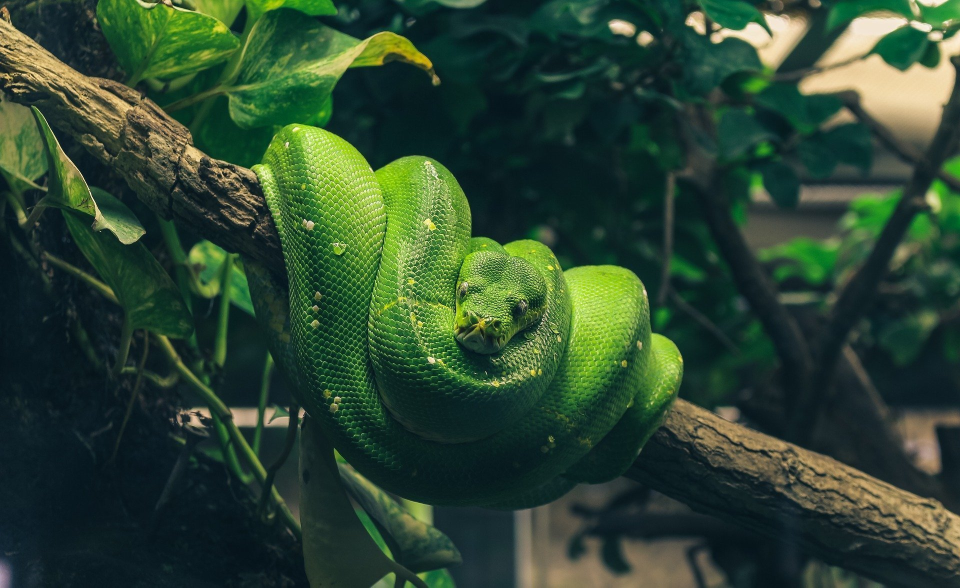
#> input picture imagenes/python.jpg, 1920 x 1175 px (shown at 1/2 size)
$ python rotate.py --image imagenes/python.jpg
#> lines starting #> are read from the running program, lines starting #| are printed output that depends on the picture
import numpy as np
import argparse
import imutils
import cv2

# libreria definir argumentos externos de ejecución //ejm:python load_display_save.py -i ./python.jpg
ap = argparse.ArgumentParser()
ap.add_argument("-i", "--image", required=True, help="Path to the image")
# se almacena en un diccinario todos los parametros de entrada que el
args = vars(ap.parse_args())
# entonces despues del código anterior debemos ejecutar este archivo pasando
# argumentos definidos anteriormente


image = cv2.imread(args["image"])
#> image is the input picture: shape (1175, 1920, 3); mean B, G, R 49.7, 70.4, 45.8
cv2.imshow("Original", image)
cv2.waitKey(0)

#las dos siguientes lineas es para sacar el centro de la imagen
(h, w) = image.shape[:2]
#> h = 1175; w = 1920
center = (w//2, h//2) # se usa // para asegurarnos de que la division nos entregue un entero
#> center = (960, 587)

M = cv2.getRotationMatrix2D(center, 45, 1.0)
#esta funcion recibe, el punto el cual usaremos para rotar la imagen a su alrededor, luego los grados
#en este caso son 45 grados y el 3 parametro significa que usaremos las mismas dimensiones de la imagen
rotated = cv2.warpAffine(image, M,(w,h))
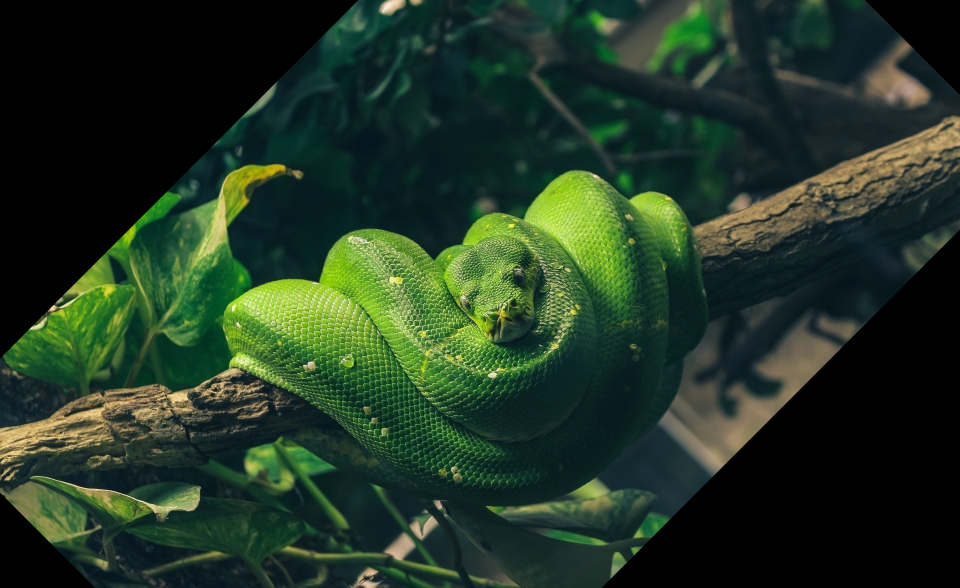
#> rotated: shape (1175, 1920, 3) (shown at 1/2 size); mean B, G, R 36.1, 54.5, 34.7
cv2.imshow("Rotated by 45 Degress", rotated)
cv2.waitKey(0)

M = cv2.getRotationMatrix2D(center, -90, 1.0)
rotated = cv2.warpAffine(image, M, (w,h))
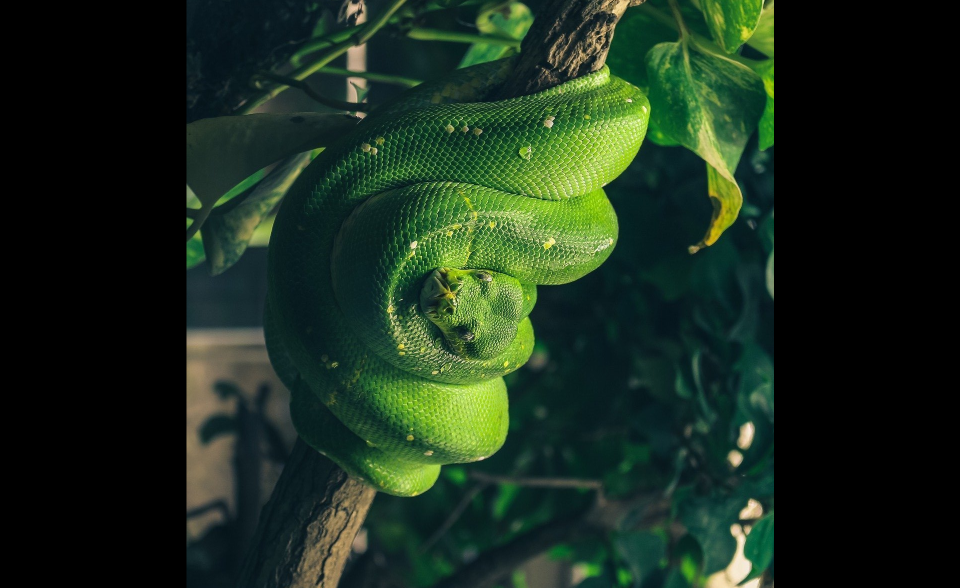
#> rotated: shape (1175, 1920, 3) (shown at 1/2 size); mean B, G, R 29, 44.7, 26.7
cv2.imshow("Rotated by -90 Degrees", rotated)
cv2.waitKey(0)

###aplicando la funcion creada en el archivo imutils
rotated = imutils.rotate(image, 180)
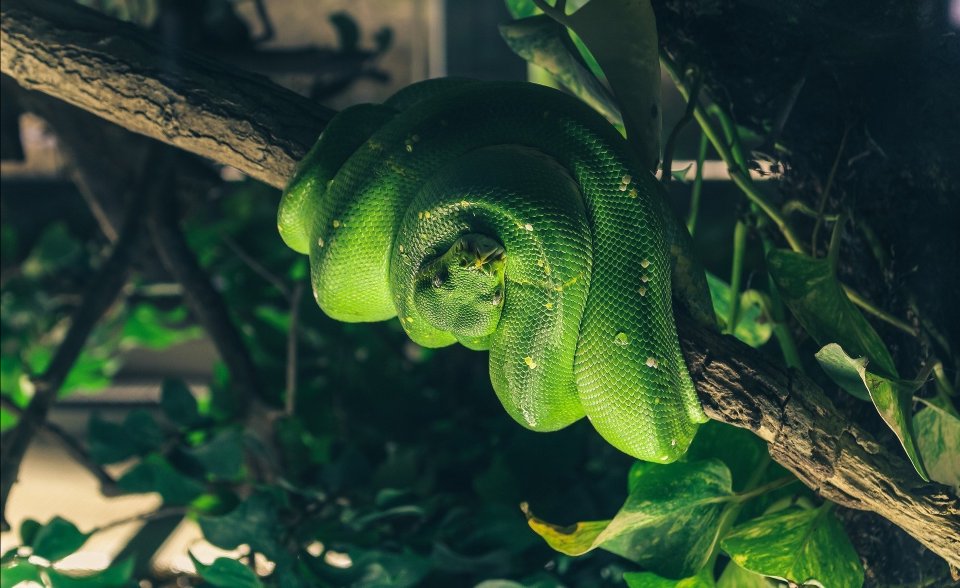
#> rotated: shape (1175, 1920, 3) (shown at 1/2 size); mean B, G, R 49.7, 70.4, 45.7
cv2.imshow("Rotaded by 180 Degres", rotated)
cv2.waitKey(0)
